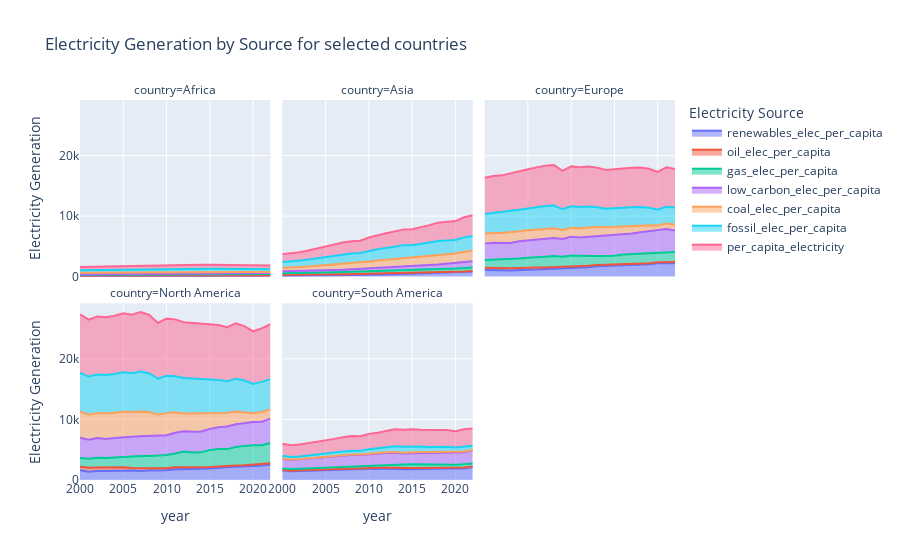

Source (notebook cell):
### Code cell
# Plotly requires the data to be in this melted format for group plotting
df_1 = data_1.melt(id_vars=["year","country"],value_vars=['renewables_elec_per_capita','oil_elec_per_capita','gas_elec_per_capita','low_carbon_elec_per_capita','coal_elec_per_capita','fossil_elec_per_capita','per_capita_electricity'],var_name = 'Electricity Source', value_name = 'Electricity Generation')

# Creating a facetgrid area plot
fig_6=px.area(
    df_1,
    x='year',
    y='Electricity Generation',
    color='Electricity Source',
    facet_col = 'country',
    facet_col_wrap=3,
    title=f"Electricity Generation by Source for selected countries",
    height=500
)

fig_6.update_layout(
    legend_title_text = 'Electricity Source'
        )

fig_6.show()

### Figure 1 — Plotly figure (JSON) as saved in the notebook; plotly's stock layout.template omitted (floating-point values rounded to 4 significant figures)
{"data": [{"fillpattern": {"shape": ""}, "hovertemplate": "Electricity Source=renewables_elec_per_capita<br>country=Africa<br>year=%{x}<br>Electricity Generation=%{y}<extra></extra>", "legendgroup": "renewables_elec_per_capita", "line": {"color": "#636efa"}, "marker": {"symbol": "circle"}, "mode": "lines", "name": "renewables_elec_per_capita", "orientation": "v", "showlegend": true, "stackgroup": "1", "type": "scatter", "x": [2000, 2001, 2002, 2003, 2004, 2005, 2006, 2007, 2008, 2009, 2010, 2011, 2012, 2013, 2014, 2015, 2016, 2017, 2018, 2019, 2020, 2021, 2022], "xaxis": "x4", "y": [94.63, 99.24, 102.3, 97.32, 100.6, 101.2, 102.9, 102.9, 102.3, 103.7, 110.2, 110.2, 110.4, 112.1, 117.5, 118.7, 117.8, 122.9, 129.7, 135.2, 140.7, 143.1, 143.9], "yaxis": "y4"}, {"fillpattern": {"shape": ""}, "hovertemplate": "Electricity Source=renewables_elec_per_capita<br>country=Asia<br>year=%{x}<br>Electricity Generation=%{y}<extra></extra>", "legendgroup": "renewables_elec_per_capita", "line": {"color": "#636efa"}, "marker": {"symbol": "circle"}, "mode": "lines", "name": "renewables_elec_per_capita", "orientation": "v", "showlegend": false, "stackgroup": "1", "type": "scatter", "x": [2000, 2001, 2002, 2003, 2004, 2005, 2006, 2007, 2008, 2009, 2010, 2011, 2012, 2013, 2014, 2015, 2016, 2017, 2018, 2019, 2020, 2021, 2022], "xaxis": "x5", "y": [163.7, 174.0, 178.8, 184.7, 212.4, 221.8, 240.8, 250.9, 284.5, 280.5, 324.8, 333.1, 381.9, 413.2, 456.7, 486.3, 521.4, 567.1, 613.5, 669.8, 711.0, 779.4, 847.6], "yaxis": "y5"}, {"fillpattern": {"shape": ""}, "hovertemplate": "Electricity Source=renewables_elec_per_capita<br>country=Europe<br>year=%{x}<br>Electricity Generation=%{y}<extra></extra>", "legendgroup": "renewables_elec_per_capita", "line": {"color": "#636efa"}, "marker": {"symbol": "circle"}, "mode": "lines", "name": "renewables_elec_per_capita", "orientation": "v", "showlegend": false, "stackgroup": "1", "type": "scatter", "x": [2000, 2001, 2002, 2003, 2004, 2005, 2006, 2007, 2008, 2009, 2010, 2011, 2012, 2013, 2014, 2015, 2016, 2017, 2018, 2019, 2020, 2021, 2022], "xaxis": "x6", "y": [1101.0, 1131.0, 1055.0, 1022.0, 1124.0, 1165.0, 1177.0, 1238.0, 1301.0, 1345.0, 1445.0, 1421.0, 1579.0, 1721.0, 1763.0, 1805.0, 1854.0, 1871.0, 1996.0, 2043.0, 2231.0, 2270.0, 2238.0], "yaxis": "y6"}, {"fillpattern": {"shape": ""}, "hovertemplate": "Electricity Source=renewables_elec_per_capita<br>country=North America<br>year=%{x}<br>Electricity Generation=%{y}<extra></extra>", "legendgroup": "renewables_elec_per_capita", "line": {"color": "#636efa"}, "marker": {"symbol": "circle"}, "mode": "lines", "name": "renewables_elec_per_capita", "orientation": "v", "showlegend": false, "stackgroup": "1", "type": "scatter", "x": [2000, 2001, 2002, 2003, 2004, 2005, 2006, 2007, 2008, 2009, 2010, 2011, 2012, 2013, 2014, 2015, 2016, 2017, 2018, 2019, 2020, 2021, 2022], "xaxis": "x", "y": [1600.0, 1374.0, 1502.0, 1478.0, 1474.0, 1528.0, 1555.0, 1501.0, 1583.0, 1605.0, 1606.0, 1791.0, 1755.0, 1806.0, 1844.0, 1866.0, 1991.0, 2144.0, 2170.0, 2190.0, 2318.0, 2394.0, 2574.0], "yaxis": "y"}, {"fillpattern": {"shape": ""}, "hovertemplate": "Electricity Source=renewables_elec_per_capita<br>country=South America<br>year=%{x}<br>Electricity Generation=%{y}<extra></extra>", "legendgroup": "renewables_elec_per_capita", "line": {"color": "#636efa"}, "marker": {"symbol": "circle"}, "mode": "lines", "name": "renewables_elec_per_capita", "orientation": "v", "showlegend": false, "stackgroup": "1", "type": "scatter", "x": [2000, 2001, 2002, 2003, 2004, 2005, 2006, 2007, 2008, 2009, 2010, 2011, 2012, 2013, 2014, 2015, 2016, 2017, 2018, 2019, 2020, 2021, 2022], "xaxis": "x2", "y": [1552.0, 1439.0, 1492.0, 1541.0, 1578.0, 1652.0, 1708.0, 1758.0, 1754.0, 1790.0, 1806.0, 1899.0, 1855.0, 1819.0, 1741.0, 1764.0, 1816.0, 1858.0, 1916.0, 1908.0, 1923.0, 1911.0, 2131.0], "yaxis": "y2"}, {"fillpattern": {"shape": ""}, "hovertemplate": "Electricity Source=oil_elec_per_capita<br>country=Africa<br>year=%{x}<br>Electricity Generation=%{y}<extra></extra>", "legendgroup": "oil_elec_per_capita", "line": {"color": "#EF553B"}, "marker": {"symbol": "circle"}, "mode": "lines", "name": "oil_elec_per_capita", "orientation": "v", "showlegend": true, "stackgroup": "1", "type": "scatter", "x": [2000, 2001, 2002, 2003, 2004, 2005, 2006, 2007, 2008, 2009, 2010, 2011, 2012, 2013, 2014, 2015, 2016, 2017, 2018, 2019, 2020, 2021, 2022], "xaxis": "x4", "y": [57.63, 56.86, 54.57, 55.36, 50.88, 56.88, 58.86, 60.12, 62.06, 64.97, 60.71, 52.55, 61.66, 68.44, 72.04, 76.5, 65.14, 59.04, 48.92, 40.45, 34.35, 39.18, 45.65], "yaxis": "y4"}, {"fillpattern": {"shape": ""}, "hovertemplate": "Electricity Source=oil_elec_per_capita<br>country=Asia<br>year=%{x}<br>Electricity Generation=%{y}<extra></extra>", "legendgroup": "oil_elec_per_capita", "line": {"color": "#EF553B"}, "marker": {"symbol": "circle"}, "mode": "lines", "name": "oil_elec_per_capita", "orientation": "v", "showlegend": false, "stackgroup": "1", "type": "scatter", "x": [2000, 2001, 2002, 2003, 2004, 2005, 2006, 2007, 2008, 2009, 2010, 2011, 2012, 2013, 2014, 2015, 2016, 2017, 2018, 2019, 2020, 2021, 2022], "xaxis": "x5", "y": [175.5, 157.6, 161.0, 161.6, 158.1, 157.9, 150.1, 154.5, 150.9, 131.4, 134.7, 158.1, 164.9, 157.5, 142.2, 137.6, 130.0, 119.7, 102.2, 96.92, 91.26, 96.77, 96.78], "yaxis": "y5"}, {"fillpattern": {"shape": ""}, "hovertemplate": "Electricity Source=oil_elec_per_capita<br>country=Europe<br>year=%{x}<br>Electricity Generation=%{y}<extra></extra>", "legendgroup": "oil_elec_per_capita", "line": {"color": "#EF553B"}, "marker": {"symbol": "circle"}, "mode": "lines", "name": "oil_elec_per_capita", "orientation": "v", "showlegend": false, "stackgroup": "1", "type": "scatter", "x": [2000, 2001, 2002, 2003, 2004, 2005, 2006, 2007, 2008, 2009, 2010, 2011, 2012, 2013, 2014, 2015, 2016, 2017, 2018, 2019, 2020, 2021, 2022], "xaxis": "x6", "y": [389.4, 386.4, 398.0, 376.1, 340.2, 337.4, 331.5, 295.5, 278.6, 255.0, 241.6, 253.1, 247.3, 207.0, 208.0, 211.6, 215.8, 206.0, 198.3, 184.1, 167.4, 173.8, 181.4], "yaxis": "y6"}, {"fillpattern": {"shape": ""}, "hovertemplate": "Electricity Source=oil_elec_per_capita<br>country=North America<br>year=%{x}<br>Electricity Generation=%{y}<extra></extra>", "legendgroup": "oil_elec_per_capita", "line": {"color": "#EF553B"}, "marker": {"symbol": "circle"}, "mode": "lines", "name": "oil_elec_per_capita", "orientation": "v", "showlegend": false, "stackgroup": "1", "type": "scatter", "x": [2000, 2001, 2002, 2003, 2004, 2005, 2006, 2007, 2008, 2009, 2010, 2011, 2012, 2013, 2014, 2015, 2016, 2017, 2018, 2019, 2020, 2021, 2022], "xaxis": "x", "y": [605.3, 638.2, 543.8, 592.5, 577.8, 572.1, 410.1, 411.8, 363.3, 340.4, 314.1, 307.3, 307.2, 288.0, 259.2, 258.4, 249.8, 239.7, 240.4, 229.4, 204.0, 201.8, 206.2], "yaxis": "y"}, {"fillpattern": {"shape": ""}, "hovertemplate": "Electricity Source=oil_elec_per_capita<br>country=South America<br>year=%{x}<br>Electricity Generation=%{y}<extra></extra>", "legendgroup": "oil_elec_per_capita", "line": {"color": "#EF553B"}, "marker": {"symbol": "circle"}, "mode": "lines", "name": "oil_elec_per_capita", "orientation": "v", "showlegend": false, "stackgroup": "1", "type": "scatter", "x": [2000, 2001, 2002, 2003, 2004, 2005, 2006, 2007, 2008, 2009, 2010, 2011, 2012, 2013, 2014, 2015, 2016, 2017, 2018, 2019, 2020, 2021, 2022], "xaxis": "x2", "y": [101.8, 102.6, 102.5, 99.45, 112.8, 121.2, 126.0, 165.1, 195.5, 182.6, 190.3, 191.4, 203.0, 214.5, 230.1, 227.6, 183.0, 148.8, 127.5, 108.6, 98.02, 136.0, 118.0], "yaxis": "y2"}, {"fillpattern": {"shape": ""}, "hovertemplate": "Electricity Source=gas_elec_per_capita<br>country=Africa<br>year=%{x}<br>Electricity Generation=%{y}<extra></extra>", "legendgroup": "gas_elec_per_capita", "line": {"color": "#00cc96"}, "marker": {"symbol": "circle"}, "mode": "lines", "name": "gas_elec_per_capita", "orientation": "v", "showlegend": true, "stackgroup": "1", "type": "scatter", "x": [2000, 2001, 2002, 2003, 2004, 2005, 2006, 2007, 2008, 2009, 2010, 2011, 2012, 2013, 2014, 2015, 2016, 2017, 2018, 2019, 2020, 2021, 2022], "xaxis": "x4", "y": [112.2, 120.3, 134.7, 140.5, 155.9, 163.1, 172.6, 178.9, 183.8, 183.0, 207.4, 218.8, 237.5, 234.8, 237.1, 240.7, 250.9, 257.0, 264.6, 270.0, 261.3, 269.2, 252.4], "yaxis": "y4"}, {"fillpattern": {"shape": ""}, "hovertemplate": "Electricity Source=gas_elec_per_capita<br>country=Asia<br>year=%{x}<br>Electricity Generation=%{y}<extra></extra>", "legendgroup": "gas_elec_per_capita", "line": {"color": "#00cc96"}, "marker": {"symbol": "circle"}, "mode": "lines", "name": "gas_elec_per_capita", "orientation": "v", "showlegend": false, "stackgroup": "1", "type": "scatter", "x": [2000, 2001, 2002, 2003, 2004, 2005, 2006, 2007, 2008, 2009, 2010, 2011, 2012, 2013, 2014, 2015, 2016, 2017, 2018, 2019, 2020, 2021, 2022], "xaxis": "x5", "y": [249.3, 265.5, 278.4, 299.6, 315.3, 327.5, 346.6, 370.1, 383.6, 395.7, 434.2, 442.6, 469.7, 469.6, 502.9, 508.9, 532.4, 556.6, 564.0, 549.8, 554.5, 574.6, 580.0], "yaxis": "y5"}, {"fillpattern": {"shape": ""}, "hovertemplate": "Electricity Source=gas_elec_per_capita<br>country=Europe<br>year=%{x}<br>Electricity Generation=%{y}<extra></extra>", "legendgroup": "gas_elec_per_capita", "line": {"color": "#00cc96"}, "marker": {"symbol": "circle"}, "mode": "lines", "name": "gas_elec_per_capita", "orientation": "v", "showlegend": false, "stackgroup": "1", "type": "scatter", "x": [2000, 2001, 2002, 2003, 2004, 2005, 2006, 2007, 2008, 2009, 2010, 2011, 2012, 2013, 2014, 2015, 2016, 2017, 2018, 2019, 2020, 2021, 2022], "xaxis": "x6", "y": [1247.0, 1279.0, 1338.0, 1430.0, 1526.0, 1612.0, 1639.0, 1759.0, 1829.0, 1695.0, 1824.0, 1740.0, 1573.0, 1473.0, 1409.0, 1449.0, 1587.0, 1645.0, 1610.0, 1704.0, 1600.0, 1664.0, 1666.0], "yaxis": "y6"}, {"fillpattern": {"shape": ""}, "hovertemplate": "Electricity Source=gas_elec_per_capita<br>country=North America<br>year=%{x}<br>Electricity Generation=%{y}<extra></extra>", "legendgroup": "gas_elec_per_capita", "line": {"color": "#00cc96"}, "marker": {"symbol": "circle"}, "mode": "lines", "name": "gas_elec_per_capita", "orientation": "v", "showlegend": false, "stackgroup": "1", "type": "scatter", "x": [2000, 2001, 2002, 2003, 2004, 2005, 2006, 2007, 2008, 2009, 2010, 2011, 2012, 2013, 2014, 2015, 2016, 2017, 2018, 2019, 2020, 2021, 2022], "xaxis": "x", "y": [1439.0, 1509.0, 1625.0, 1551.0, 1679.0, 1743.0, 1897.0, 2060.0, 2012.0, 2085.0, 2213.0, 2270.0, 2639.0, 2452.0, 2456.0, 2823.0, 2881.0, 2715.0, 3037.0, 3210.0, 3232.0, 3148.0, 3318.0], "yaxis": "y"}, {"fillpattern": {"shape": ""}, "hovertemplate": "Electricity Source=gas_elec_per_capita<br>country=South America<br>year=%{x}<br>Electricity Generation=%{y}<extra></extra>", "legendgroup": "gas_elec_per_capita", "line": {"color": "#00cc96"}, "marker": {"symbol": "circle"}, "mode": "lines", "name": "gas_elec_per_capita", "orientation": "v", "showlegend": false, "stackgroup": "1", "type": "scatter", "x": [2000, 2001, 2002, 2003, 2004, 2005, 2006, 2007, 2008, 2009, 2010, 2011, 2012, 2013, 2014, 2015, 2016, 2017, 2018, 2019, 2020, 2021, 2022], "xaxis": "x2", "y": [252.5, 273.6, 267.9, 287.3, 328.3, 316.8, 314.8, 313.4, 352.7, 321.8, 410.7, 375.9, 483.7, 566.0, 596.4, 607.8, 569.5, 558.1, 534.7, 549.9, 498.5, 565.8, 454.8], "yaxis": "y2"}, {"fillpattern": {"shape": ""}, "hovertemplate": "Electricity Source=low_carbon_elec_per_capita<br>country=Africa<br>year=%{x}<br>Electricity Generation=%{y}<extra></extra>", "legendgroup": "low_carbon_elec_per_capita", "line": {"color": "#ab63fa"}, "marker": {"symbol": "circle"}, "mode": "lines", "name": "low_carbon_elec_per_capita", "orientation": "v", "showlegend": true, "stackgroup": "1", "type": "scatter", "x": [2000, 2001, 2002, 2003, 2004, 2005, 2006, 2007, 2008, 2009, 2010, 2011, 2012, 2013, 2014, 2015, 2016, 2017, 2018, 2019, 2020, 2021, 2022], "xaxis": "x4", "y": [110.5, 112.0, 116.2, 111.7, 115.4, 113.4, 113.5, 114.5, 115.3, 116.1, 123.0, 122.1, 122.0, 124.4, 129.3, 128.9, 130.0, 134.1, 138.6, 145.2, 148.0, 152.0, 151.0], "yaxis": "y4"}, {"fillpattern": {"shape": ""}, "hovertemplate": "Electricity Source=low_carbon_elec_per_capita<br>country=Asia<br>year=%{x}<br>Electricity Generation=%{y}<extra></extra>", "legendgroup": "low_carbon_elec_per_capita", "line": {"color": "#ab63fa"}, "marker": {"symbol": "circle"}, "mode": "lines", "name": "low_carbon_elec_per_capita", "orientation": "v", "showlegend": false, "stackgroup": "1", "type": "scatter", "x": [2000, 2001, 2002, 2003, 2004, 2005, 2006, 2007, 2008, 2009, 2010, 2011, 2012, 2013, 2014, 2015, 2016, 2017, 2018, 2019, 2020, 2021, 2022], "xaxis": "x5", "y": [297.9, 308.4, 314.7, 304.1, 347.7, 361.4, 382.4, 385.1, 413.4, 413.7, 463.5, 446.8, 462.7, 493.6, 542.2, 581.8, 627.2, 677.7, 736.1, 811.3, 853.7, 934.9, 1010.0], "yaxis": "y5"}, {"fillpattern": {"shape": ""}, "hovertemplate": "Electricity Source=low_carbon_elec_per_capita<br>country=Europe<br>year=%{x}<br>Electricity Generation=%{y}<extra></extra>", "legendgroup": "low_carbon_elec_per_capita", "line": {"color": "#ab63fa"}, "marker": {"symbol": "circle"}, "mode": "lines", "name": "low_carbon_elec_per_capita", "orientation": "v", "showlegend": false, "stackgroup": "1", "type": "scatter", "x": [2000, 2001, 2002, 2003, 2004, 2005, 2006, 2007, 2008, 2009, 2010, 2011, 2012, 2013, 2014, 2015, 2016, 2017, 2018, 2019, 2020, 2021, 2022], "xaxis": "x6", "y": [2721.0, 2806.0, 2754.0, 2745.0, 2862.0, 2890.0, 2907.0, 2898.0, 2959.0, 2932.0, 3076.0, 3041.0, 3167.0, 3285.0, 3344.0, 3370.0, 3383.0, 3399.0, 3525.0, 3568.0, 3636.0, 3758.0, 3542.0], "yaxis": "y6"}, {"fillpattern": {"shape": ""}, "hovertemplate": "Electricity Source=low_carbon_elec_per_capita<br>country=North America<br>year=%{x}<br>Electricity Generation=%{y}<extra></extra>", "legendgroup": "low_carbon_elec_per_capita", "line": {"color": "#ab63fa"}, "marker": {"symbol": "circle"}, "mode": "lines", "name": "low_carbon_elec_per_capita", "orientation": "v", "showlegend": false, "stackgroup": "1", "type": "scatter", "x": [2000, 2001, 2002, 2003, 2004, 2005, 2006, 2007, 2008, 2009, 2010, 2011, 2012, 2013, 2014, 2015, 2016, 2017, 2018, 2019, 2020, 2021, 2022], "xaxis": "x", "y": [3315.0, 3108.0, 3238.0, 3163.0, 3217.0, 3245.0, 3275.0, 3230.0, 3296.0, 3277.0, 3269.0, 3419.0, 3328.0, 3419.0, 3459.0, 3460.0, 3583.0, 3721.0, 3741.0, 3750.0, 3830.0, 3874.0, 4021.0], "yaxis": "y"}, {"fillpattern": {"shape": ""}, "hovertemplate": "Electricity Source=low_carbon_elec_per_capita<br>country=South America<br>year=%{x}<br>Electricity Generation=%{y}<extra></extra>", "legendgroup": "low_carbon_elec_per_capita", "line": {"color": "#ab63fa"}, "marker": {"symbol": "circle"}, "mode": "lines", "name": "low_carbon_elec_per_capita", "orientation": "v", "showlegend": false, "stackgroup": "1", "type": "scatter", "x": [2000, 2001, 2002, 2003, 2004, 2005, 2006, 2007, 2008, 2009, 2010, 2011, 2012, 2013, 2014, 2015, 2016, 2017, 2018, 2019, 2020, 2021, 2022], "xaxis": "x2", "y": [1586.0, 1499.0, 1547.0, 1598.0, 1631.0, 1697.0, 1765.0, 1809.0, 1810.0, 1844.0, 1861.0, 1954.0, 1911.0, 1872.0, 1793.0, 1816.0, 1874.0, 1909.0, 1969.0, 1965.0, 1979.0, 1968.0, 2181.0], "yaxis": "y2"}, {"fillpattern": {"shape": ""}, "hovertemplate": "Electricity Source=coal_elec_per_capita<br>country=Africa<br>year=%{x}<br>Electricity Generation=%{y}<extra></extra>", "legendgroup": "coal_elec_per_capita", "line": {"color": "#FFA15A"}, "marker": {"symbol": "circle"}, "mode": "lines", "name": "coal_elec_per_capita", "orientation": "v", "showlegend": true, "stackgroup": "1", "type": "scatter", "x": [2000, 2001, 2002, 2003, 2004, 2005, 2006, 2007, 2008, 2009, 2010, 2011, 2012, 2013, 2014, 2015, 2016, 2017, 2018, 2019, 2020, 2021, 2022], "xaxis": "x4", "y": [258.3, 258.2, 261.2, 269.5, 274.8, 270.9, 271.6, 271.4, 259.4, 243.3, 246.1, 242.7, 232.1, 222.4, 218.0, 212.0, 208.3, 203.5, 204.4, 198.7, 185.0, 178.2, 168.5], "yaxis": "y4"}, {"fillpattern": {"shape": ""}, "hovertemplate": "Electricity Source=coal_elec_per_capita<br>country=Asia<br>year=%{x}<br>Electricity Generation=%{y}<extra></extra>", "legendgroup": "coal_elec_per_capita", "line": {"color": "#FFA15A"}, "marker": {"symbol": "circle"}, "mode": "lines", "name": "coal_elec_per_capita", "orientation": "v", "showlegend": false, "stackgroup": "1", "type": "scatter", "x": [2000, 2001, 2002, 2003, 2004, 2005, 2006, 2007, 2008, 2009, 2010, 2011, 2012, 2013, 2014, 2015, 2016, 2017, 2018, 2019, 2020, 2021, 2022], "xaxis": "x5", "y": [564.1, 594.1, 640.1, 712.6, 768.2, 841.8, 922.4, 1020.0, 1039.0, 1085.0, 1167.0, 1278.0, 1316.0, 1399.0, 1444.0, 1411.0, 1449.0, 1520.0, 1613.0, 1627.0, 1608.0, 1717.0, 1748.0], "yaxis": "y5"}, {"fillpattern": {"shape": ""}, "hovertemplate": "Electricity Source=coal_elec_per_capita<br>country=Europe<br>year=%{x}<br>Electricity Generation=%{y}<extra></extra>", "legendgroup": "coal_elec_per_capita", "line": {"color": "#FFA15A"}, "marker": {"symbol": "circle"}, "mode": "lines", "name": "coal_elec_per_capita", "orientation": "v", "showlegend": false, "stackgroup": "1", "type": "scatter", "x": [2000, 2001, 2002, 2003, 2004, 2005, 2006, 2007, 2008, 2009, 2010, 2011, 2012, 2013, 2014, 2015, 2016, 2017, 2018, 2019, 2020, 2021, 2022], "xaxis": "x6", "y": [1625.0, 1626.0, 1649.0, 1723.0, 1666.0, 1644.0, 1712.0, 1706.0, 1630.0, 1472.0, 1478.0, 1522.0, 1599.0, 1555.0, 1436.0, 1406.0, 1305.0, 1253.0, 1186.0, 988.1, 832.2, 922.8, 962.6], "yaxis": "y6"}, {"fillpattern": {"shape": ""}, "hovertemplate": "Electricity Source=coal_elec_per_capita<br>country=North America<br>year=%{x}<br>Electricity Generation=%{y}<extra></extra>", "legendgroup": "coal_elec_per_capita", "line": {"color": "#FFA15A"}, "marker": {"symbol": "circle"}, "mode": "lines", "name": "coal_elec_per_capita", "orientation": "v", "showlegend": false, "stackgroup": "1", "type": "scatter", "x": [2000, 2001, 2002, 2003, 2004, 2005, 2006, 2007, 2008, 2009, 2010, 2011, 2012, 2013, 2014, 2015, 2016, 2017, 2018, 2019, 2020, 2021, 2022], "xaxis": "x", "y": [4324.0, 4145.0, 4162.0, 4209.0, 4139.0, 4184.0, 4082.0, 4107.0, 3976.0, 3490.0, 3632.0, 3381.0, 2932.0, 3021.0, 2996.0, 2560.0, 2342.0, 2251.0, 2119.0, 1794.0, 1416.0, 1608.0, 1503.0], "yaxis": "y"}, {"fillpattern": {"shape": ""}, "hovertemplate": "Electricity Source=coal_elec_per_capita<br>country=South America<br>year=%{x}<br>Electricity Generation=%{y}<extra></extra>", "legendgroup": "coal_elec_per_capita", "line": {"color": "#FFA15A"}, "marker": {"symbol": "circle"}, "mode": "lines", "name": "coal_elec_per_capita", "orientation": "v", "showlegend": false, "stackgroup": "1", "type": "scatter", "x": [2000, 2001, 2002, 2003, 2004, 2005, 2006, 2007, 2008, 2009, 2010, 2011, 2012, 2013, 2014, 2015, 2016, 2017, 2018, 2019, 2020, 2021, 2022], "xaxis": "x2", "y": [68.81, 58.45, 53.73, 54.08, 64.46, 65.61, 73.6, 81.08, 84.38, 82.07, 93.34, 99.64, 119.9, 154.7, 155.4, 157.2, 160.0, 138.2, 133.7, 139.0, 129.5, 135.7, 96.86], "yaxis": "y2"}, {"fillpattern": {"shape": ""}, "hovertemplate": "Electricity Source=fossil_elec_per_capita<br>country=Africa<br>year=%{x}<br>Electricity Generation=%{y}<extra></extra>", "legendgroup": "fossil_elec_per_capita", "line": {"color": "#19d3f3"}, "marker": {"symbol": "circle"}, "mode": "lines", "name": "fossil_elec_per_capita", "orientation": "v", "showlegend": true, "stackgroup": "1", "type": "scatter", "x": [2000, 2001, 2002, 2003, 2004, 2005, 2006, 2007, 2008, 2009, 2010, 2011, 2012, 2013, 2014, 2015, 2016, 2017, 2018, 2019, 2020, 2021, 2022], "xaxis": "x4", "y": [428.1, 435.3, 450.5, 465.4, 481.6, 490.9, 503.1, 510.4, 505.2, 491.3, 514.2, 514.0, 531.2, 525.7, 527.1, 529.3, 524.3, 519.6, 517.8, 509.2, 480.6, 486.5, 466.5], "yaxis": "y4"}, {"fillpattern": {"shape": ""}, "hovertemplate": "Electricity Source=fossil_elec_per_capita<br>country=Asia<br>year=%{x}<br>Electricity Generation=%{y}<extra></extra>", "legendgroup": "fossil_elec_per_capita", "line": {"color": "#19d3f3"}, "marker": {"symbol": "circle"}, "mode": "lines", "name": "fossil_elec_per_capita", "orientation": "v", "showlegend": false, "stackgroup": "1", "type": "scatter", "x": [2000, 2001, 2002, 2003, 2004, 2005, 2006, 2007, 2008, 2009, 2010, 2011, 2012, 2013, 2014, 2015, 2016, 2017, 2018, 2019, 2020, 2021, 2022], "xaxis": "x5", "y": [988.9, 1017.0, 1080.0, 1174.0, 1242.0, 1327.0, 1419.0, 1545.0, 1573.0, 1612.0, 1736.0, 1879.0, 1950.0, 2026.0, 2089.0, 2058.0, 2111.0, 2196.0, 2279.0, 2273.0, 2254.0, 2388.0, 2425.0], "yaxis": "y5"}, {"fillpattern": {"shape": ""}, "hovertemplate": "Electricity Source=fossil_elec_per_capita<br>country=Europe<br>year=%{x}<br>Electricity Generation=%{y}<extra></extra>", "legendgroup": "fossil_elec_per_capita", "line": {"color": "#19d3f3"}, "marker": {"symbol": "circle"}, "mode": "lines", "name": "fossil_elec_per_capita", "orientation": "v", "showlegend": false, "stackgroup": "1", "type": "scatter", "x": [2000, 2001, 2002, 2003, 2004, 2005, 2006, 2007, 2008, 2009, 2010, 2011, 2012, 2013, 2014, 2015, 2016, 2017, 2018, 2019, 2020, 2021, 2022], "xaxis": "x6", "y": [3261.0, 3291.0, 3386.0, 3529.0, 3532.0, 3593.0, 3682.0, 3760.0, 3737.0, 3422.0, 3543.0, 3515.0, 3419.0, 3235.0, 3054.0, 3066.0, 3108.0, 3103.0, 2994.0, 2877.0, 2599.0, 2761, 2810.0], "yaxis": "y6"}, {"fillpattern": {"shape": ""}, "hovertemplate": "Electricity Source=fossil_elec_per_capita<br>country=North America<br>year=%{x}<br>Electricity Generation=%{y}<extra></extra>", "legendgroup": "fossil_elec_per_capita", "line": {"color": "#19d3f3"}, "marker": {"symbol": "circle"}, "mode": "lines", "name": "fossil_elec_per_capita", "orientation": "v", "showlegend": false, "stackgroup": "1", "type": "scatter", "x": [2000, 2001, 2002, 2003, 2004, 2005, 2006, 2007, 2008, 2009, 2010, 2011, 2012, 2013, 2014, 2015, 2016, 2017, 2018, 2019, 2020, 2021, 2022], "xaxis": "x", "y": [6367.0, 6292.0, 6330.0, 6353.0, 6395.0, 6499.0, 6389.0, 6579.0, 6351.0, 5916.0, 6160.0, 5958.0, 5878.0, 5761.0, 5712.0, 5641.0, 5473.0, 5206.0, 5396.0, 5233.0, 4852.0, 4959.0, 5027.0], "yaxis": "y"}, {"fillpattern": {"shape": ""}, "hovertemplate": "Electricity Source=fossil_elec_per_capita<br>country=South America<br>year=%{x}<br>Electricity Generation=%{y}<extra></extra>", "legendgroup": "fossil_elec_per_capita", "line": {"color": "#19d3f3"}, "marker": {"symbol": "circle"}, "mode": "lines", "name": "fossil_elec_per_capita", "orientation": "v", "showlegend": false, "stackgroup": "1", "type": "scatter", "x": [2000, 2001, 2002, 2003, 2004, 2005, 2006, 2007, 2008, 2009, 2010, 2011, 2012, 2013, 2014, 2015, 2016, 2017, 2018, 2019, 2020, 2021, 2022], "xaxis": "x2", "y": [423.1, 434.6, 424.1, 440.9, 505.6, 503.6, 514.5, 559.5, 632.5, 586.5, 694.4, 667.0, 806.6, 935.1, 981.9, 992.6, 912.5, 845.0, 795.9, 797.5, 726.0, 837.6, 669.6], "yaxis": "y2"}, {"fillpattern": {"shape": ""}, "hovertemplate": "Electricity Source=per_capita_electricity<br>country=Africa<br>year=%{x}<br>Electricity Generation=%{y}<extra></extra>", "legendgroup": "per_capita_electricity", "line": {"color": "#FF6692"}, "marker": {"symbol": "circle"}, "mode": "lines", "name": "per_capita_electricity", "orientation": "v", "showlegend": true, "stackgroup": "1", "type": "scatter", "x": [2000, 2001, 2002, 2003, 2004, 2005, 2006, 2007, 2008, 2009, 2010, 2011, 2012, 2013, 2014, 2015, 2016, 2017, 2018, 2019, 2020, 2021, 2022], "xaxis": "x4", "y": [538.6, 547.3, 566.7, 577.0, 597.0, 604.3, 616.6, 624.9, 620.5, 607.5, 637.2, 636.1, 653.3, 650.1, 656.4, 658.2, 654.3, 653.7, 656.5, 654.3, 628.6, 638.5, 617.5], "yaxis": "y4"}, {"fillpattern": {"shape": ""}, "hovertemplate": "Electricity Source=per_capita_electricity<br>country=Asia<br>year=%{x}<br>Electricity Generation=%{y}<extra></extra>", "legendgroup": "per_capita_electricity", "line": {"color": "#FF6692"}, "marker": {"symbol": "circle"}, "mode": "lines", "name": "per_capita_electricity", "orientation": "v", "showlegend": false, "stackgroup": "1", "type": "scatter", "x": [2000, 2001, 2002, 2003, 2004, 2005, 2006, 2007, 2008, 2009, 2010, 2011, 2012, 2013, 2014, 2015, 2016, 2017, 2018, 2019, 2020, 2021, 2022], "xaxis": "x5", "y": [1287.0, 1326.0, 1394.0, 1478.0, 1589.0, 1689.0, 1801.0, 1930.0, 1987.0, 2026.0, 2199.0, 2326.0, 2413.0, 2520.0, 2631.0, 2640.0, 2739.0, 2874.0, 3015.0, 3085.0, 3108.0, 3323.0, 3435.0], "yaxis": "y5"}, {"fillpattern": {"shape": ""}, "hovertemplate": "Electricity Source=per_capita_electricity<br>country=Europe<br>year=%{x}<br>Electricity Generation=%{y}<extra></extra>", "legendgroup": "per_capita_electricity", "line": {"color": "#FF6692"}, "marker": {"symbol": "circle"}, "mode": "lines", "name": "per_capita_electricity", "orientation": "v", "showlegend": false, "stackgroup": "1", "type": "scatter", "x": [2000, 2001, 2002, 2003, 2004, 2005, 2006, 2007, 2008, 2009, 2010, 2011, 2012, 2013, 2014, 2015, 2016, 2017, 2018, 2019, 2020, 2021, 2022], "xaxis": "x6", "y": [5982.0, 6097.0, 6140.0, 6273.0, 6394.0, 6484.0, 6589.0, 6658.0, 6696.0, 6354.0, 6619.0, 6556.0, 6587.0, 6520.0, 6397.0, 6436.0, 6491.0, 6502, 6519.0, 6445.0, 6235.0, 6519.0, 6353.0], "yaxis": "y6"}, {"fillpattern": {"shape": ""}, "hovertemplate": "Electricity Source=per_capita_electricity<br>country=North America<br>year=%{x}<br>Electricity Generation=%{y}<extra></extra>", "legendgroup": "per_capita_electricity", "line": {"color": "#FF6692"}, "marker": {"symbol": "circle"}, "mode": "lines", "name": "per_capita_electricity", "orientation": "v", "showlegend": false, "stackgroup": "1", "type": "scatter", "x": [2000, 2001, 2002, 2003, 2004, 2005, 2006, 2007, 2008, 2009, 2010, 2011, 2012, 2013, 2014, 2015, 2016, 2017, 2018, 2019, 2020, 2021, 2022], "xaxis": "x", "y": [9683.0, 9400, 9569.0, 9515.0, 9612, 9744.0, 9664.0, 9809.0, 9647.0, 9194.0, 9429.0, 9377.0, 9206.0, 9181.0, 9171.0, 9101.0, 9056.0, 8927.0, 9137.0, 8983.0, 8682.0, 8833.0, 9049.0], "yaxis": "y"}, {"fillpattern": {"shape": ""}, "hovertemplate": "Electricity Source=per_capita_electricity<br>country=South America<br>year=%{x}<br>Electricity Generation=%{y}<extra></extra>", "legendgroup": "per_capita_electricity", "line": {"color": "#FF6692"}, "marker": {"symbol": "circle"}, "mode": "lines", "name": "per_capita_electricity", "orientation": "v", "showlegend": false, "stackgroup": "1", "type": "scatter", "x": [2000, 2001, 2002, 2003, 2004, 2005, 2006, 2007, 2008, 2009, 2010, 2011, 2012, 2013, 2014, 2015, 2016, 2017, 2018, 2019, 2020, 2021, 2022], "xaxis": "x2", "y": [2010.0, 1934.0, 1971.0, 2039.0, 2137.0, 2201.0, 2280.0, 2368.0, 2442.0, 2431.0, 2555.0, 2621.0, 2717.0, 2807.0, 2774.0, 2809.0, 2787.0, 2754.0, 2765.0, 2763.0, 2705.0, 2805.0, 2851.0], "yaxis": "y2"}], "layout": {"annotations": [{"font": {}, "showarrow": false, "text": "country=North America", "x": 0.16, "xanchor": "center", "xref": "paper", "y": 0.465, "yanchor": "bottom", "yref": "paper"}, {"font": {}, "showarrow": false, "text": "country=South America", "x": 0.5, "xanchor": "center", "xref": "paper", "y": 0.465, "yanchor": "bottom", "yref": "paper"}, {"font": {}, "showarrow": false, "text": "country=Africa", "x": 0.16, "xanchor": "center", "xref": "paper", "y": 1.0, "yanchor": "bottom", "yref": "paper"}, {"font": {}, "showarrow": false, "text": "country=Asia", "x": 0.5, "xanchor": "center", "xref": "paper", "y": 1.0, "yanchor": "bottom", "yref": "paper"}, {"font": {}, "showarrow": false, "text": "country=Europe", "x": 0.84, "xanchor": "center", "xref": "paper", "y": 1.0, "yanchor": "bottom", "yref": "paper"}], "autosize": true, "legend": {"title": {"text": "Electricity Source"}, "tracegroupgap": 0}, "title": {"text": "Electricity Generation by Source for selected countries"}, "xaxis": {"anchor": "y", "autorange": true, "domain": [0, 0.32], "range": [2000, 2022], "title": {"text": "year"}, "type": "linear"}, "xaxis2": {"anchor": "y2", "autorange": true, "domain": [0.34, 0.66], "matches": "x", "range": [2000, 2022], "title": {"text": "year"}, "type": "linear"}, "xaxis3": {"anchor": "y3", "domain": [0.68, 1.0], "matches": "x", "title": {"text": "year"}}, "xaxis4": {"anchor": "y4", "autorange": true, "domain": [0, 0.32], "matches": "x", "range": [2000, 2022], "showticklabels": false, "type": "linear"}, "xaxis5": {"anchor": "y5", "autorange": true, "domain": [0.34, 0.66], "matches": "x", "range": [2000, 2022], "showticklabels": false, "type": "linear"}, "xaxis6": {"anchor": "y6", "autorange": true, "domain": [0.68, 1.0], "matches": "x", "range": [2000, 2022], "showticklabels": false, "type": "linear"}, "yaxis": {"anchor": "x", "autorange": true, "domain": [0, 0.465], "range": [0, 29160.0], "title": {"text": "Electricity Generation"}, "type": "linear"}, "yaxis2": {"anchor": "x2", "autorange": true, "domain": [0, 0.465], "matches": "y", "range": [0, 29160.0], "showticklabels": false, "type": "linear"}, "yaxis3": {"anchor": "x3", "domain": [0, 0.465], "matches": "y", "showticklabels": false}, "yaxis4": {"anchor": "x4", "autorange": true, "domain": [0.535, 1.0], "matches": "y", "range": [0, 29160.0], "title": {"text": "Electricity Generation"}, "type": "linear"}, "yaxis5": {"anchor": "x5", "autorange": true, "domain": [0.535, 1.0], "matches": "y", "range": [0, 29160.0], "showticklabels": false, "type": "linear"}, "yaxis6": {"anchor": "x6", "autorange": true, "domain": [0.535, 1.0], "matches": "y", "range": [0, 29160.0], "showticklabels": false, "type": "linear"}}}
